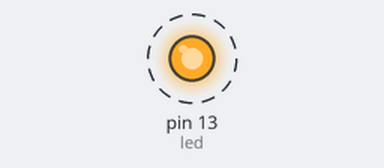
A sketch run on a simulated Arduino Uno, built with avr-gcc and run on an emulated ATmega328P. On the bench: output pins drawn as LEDs (lit = HIGH). Dashed ring = blinking. What the sketch prints to the serial monitor is not drawn.

Above: at 0.5 s.
Timing chart, 0 to 4.6 s (numbered marks = the images above):
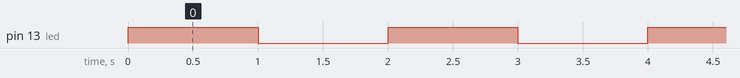

Measured:
- by itself, pin 13 (led): alternates HIGH for 1.0 s and LOW for 1.0 s

The sketch:

Millis_led_reset.ino
```cpp
/*
 * Funzione millis e led
 *
 * Il programma accende il led 13 e stampa sulla seriale
 * il tempo d'attesa prima dello spegnimento.
 *
 */
#define led 13
unsigned long time = 0;
int tON = 1000;
unsigned long val = 0;

void setup(){
  pinMode(led, OUTPUT);
  Serial.begin(9600);
  Serial.print("Attesa: ");
  Serial.println(tON);
}

void loop(){
  digitalWrite(led,HIGH);

  val = millis() + tON;

  while(time < val){
    time = millis();
  }

  digitalWrite(led, LOW);
  delay(1000);
}

/*
 * Domanda: perchè nelle variabili tON è un intero?
 */
```
